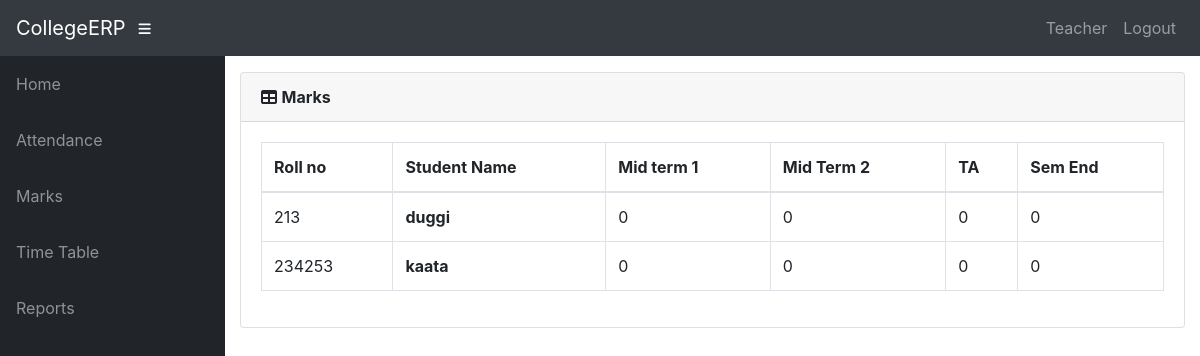
Page /info/teacher/4/Students/Marks/ (signed in) on the earlier database version.
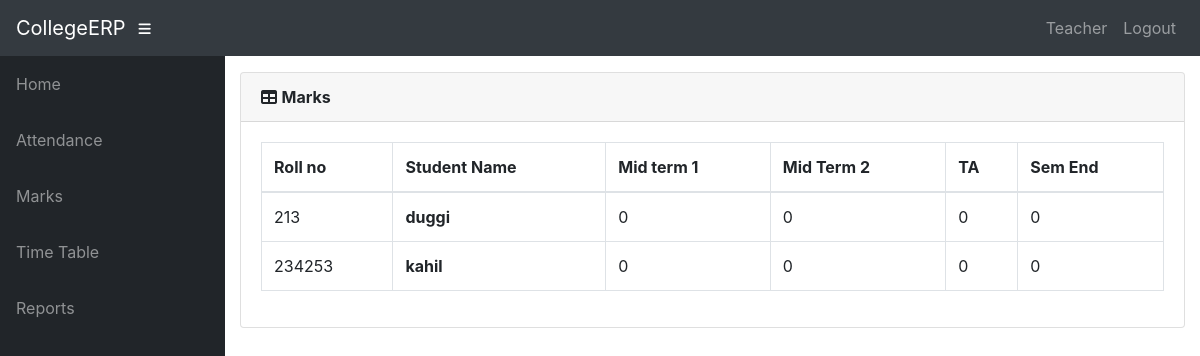
Same page on the later database version.
### info/models.py (models this page shows, shortened)
class StudentCourse(models.Model):
    student = models.ForeignKey(Student, on_delete=models.CASCADE)
    course = models.ForeignKey(Course, on_delete=models.CASCADE)
    class Meta:
        unique_together = (('student', 'course'),)
        verbose_name_plural = 'Marks'

class Student(models.Model):
    user = models.OneToOneField(User, on_delete=models.CASCADE, null=True)
    class_id = models.ForeignKey(Class, on_delete=models.CASCADE, default=1)
    Rollno = models.CharField(primary_key='True', max_length=50, blank=True)
    name = models.CharField(max_length=200)
    sex = models.CharField(max_length=50, choices=sex_choice, default='Male')
    DOB = models.DateField(default='1998-01-01')

### info/views.py (the view)
# urls.py: path('teacher/<int:assign_id>/Students/Marks/', views.student_marks, name='t_student_marks'),
@login_required()
def student_marks(request, assign_id):
    ass = Assign.objects.get(id=assign_id)
    sc_list = StudentCourse.objects.filter(student__in=ass.class_id.student_set.all(), course=ass.course)
    return render(request, 'info/t_student_marks.html', {'sc_list': sc_list})

### info/models.py (called while the page is built)
    @property
    def is_student(self):
        if hasattr(self, 'student'):
            return True
        return False

    @property
    def is_teacher(self):
        if hasattr(self, 'teacher'):
            return True
        return False

### info/templates/info/t_student_marks.html
{% extends 'info/base.html' %}
    {% load static %}
    {% block content %}
                  <div class="card mb-3">
            <div class="card-header">
              <i class="fas fa-table"></i>
            <b>Marks</b></div>
            <div class="card-body">
              <div class="table-responsive">
                <table class="table table-bordered" id="dataTable" width="100%" cellspacing="0">
                  <thead>
                    <tr>
                        <th>Roll no</th>
                        <th>Student Name</th>
                        <th>Mid term 1</th>
                        <th>Mid Term 2</th>
                        <th>TA</th>
                        <th>Sem End</th>
                    </tr>
                  </thead>
                  <tbody>
                    {% for sc in sc_list %}
                    <tr>
                        <td>{{ sc.student_id }}</td>
                        <td><b>{{ sc.student.name }} </b></td>
                        {% for m in sc.marks_set.all %}
                            <td>{{ m.marks1 }}</td>
                        {% endfor %}
                    </tr>
                    {% empty %}
                            <p>student has no courses</p>
                    {% endfor %}
                  </tbody>
                </table>
              </div>
            </div>
          </div>
    {% endblock %}

Differences in the rows shown:
changed through a linked row, StudentCourse: student.name "kaata" → "kahil"
